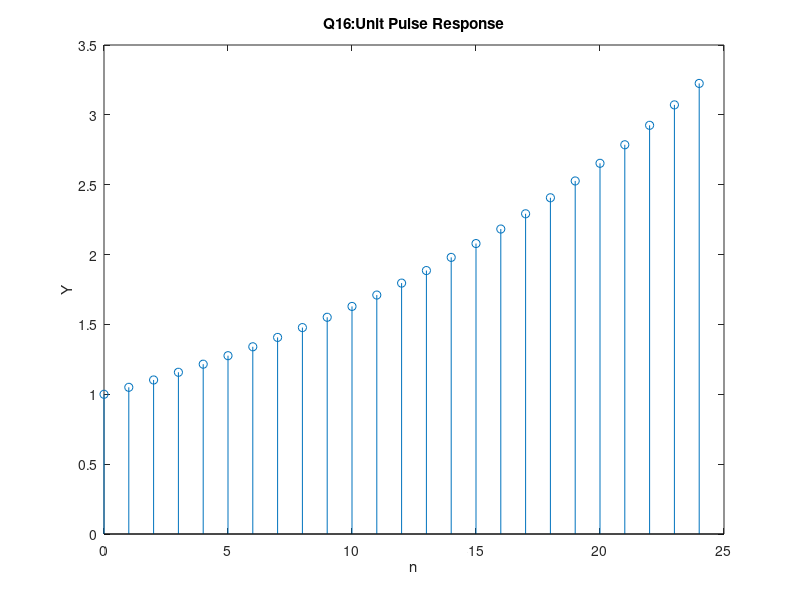

Write the MATLAB code that produced this figure.
%use a loop to find the pulse response
N = 0:24;
y = zeros(1,25);

pulseSize = 1;
r= 0.05;
N0 = 1;

for n = 0:24;
    y0 = 1;
    y(1) = y0;
    if (n > 0)&(n < N0)
        y(n+1) = y(n)*(1+r) + pulseSize;
    elseif (n >= N0)
        y(n+1) = y(n)*(1+r);
    end
end

stem(N,y);
xlabel('n');
ylabel('Y');
title('Q16:Unit Pulse Response');
            
        